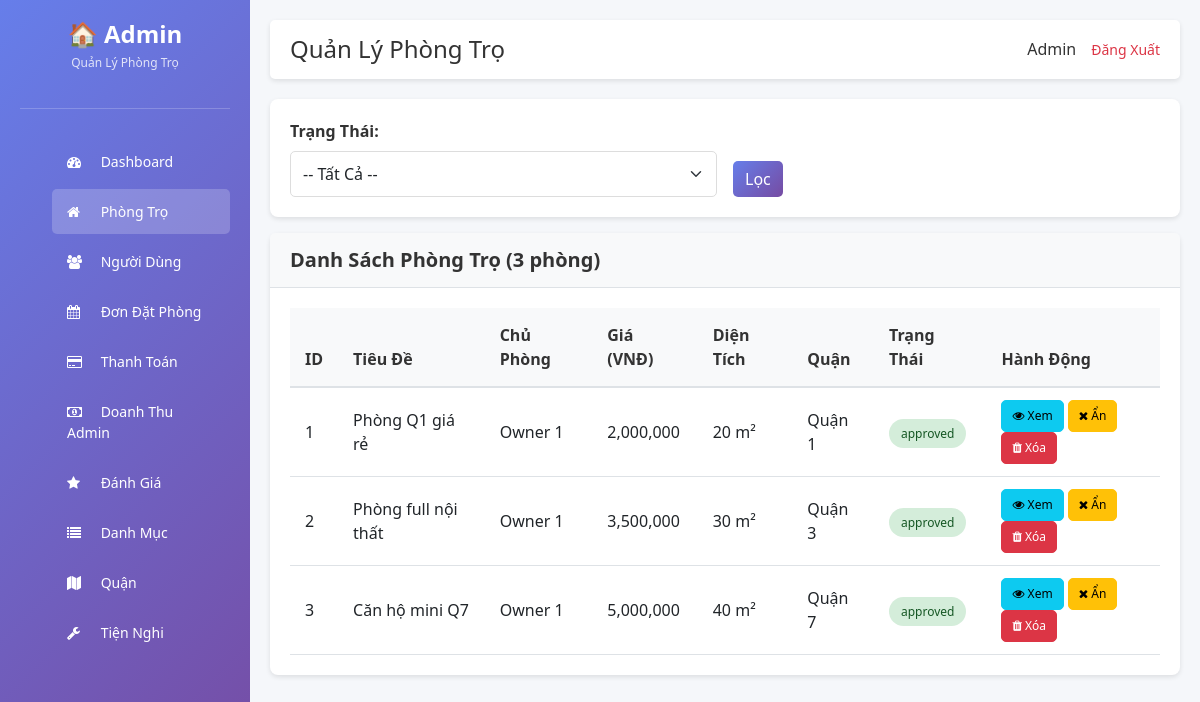
Screenshot of /public/admin/motels.php (signed in) with the database file from the repository.
### tables this page shows
CREATE TABLE `motels` (
  `id` int(11) NOT NULL,
  `title` varchar(255) NOT NULL,
  `description` text DEFAULT NULL,
  `price` int(11) NOT NULL,
  `area` int(11) DEFAULT NULL,
  `address` varchar(255) DEFAULT NULL,
  `lat` decimal(10,8) DEFAULT NULL,
  `lng` decimal(11,8) DEFAULT NULL,
  `phone` varchar(20) DEFAULT NULL,
  `user_id` int(11) NOT NULL,
  `category_id` int(11) DEFAULT NULL,
  `district_id` int(11) DEFAULT NULL,
  `status` enum('pending','approved','hidden') DEFAULT 'pending',
  `count_view` int(11) DEFAULT 0,
  `created_at` timestamp NOT NULL DEFAULT current_timestamp(),
  `updated_at` timestamp NULL DEFAULT NULL
);

CREATE TABLE `users` (
  `id` int(11) NOT NULL,
  `name` varchar(100) DEFAULT NULL,
  `email` varchar(150) DEFAULT NULL,
  `password` varchar(255) DEFAULT NULL,
  `phone` varchar(20) DEFAULT NULL,
  `avatar` varchar(255) DEFAULT NULL,
  `role` enum('user','owner','admin') DEFAULT 'user',
  `created_at` timestamp NOT NULL DEFAULT current_timestamp(),
  `status` int(1) NOT NULL DEFAULT 0 COMMENT '0: Pending, 1: Active, 2: Banned.'
);

CREATE TABLE `districts` (
  `id` int(11) NOT NULL,
  `name` varchar(255) DEFAULT NULL
);

### public/admin_init.php (called while the page is built, shortened)
<?php
require_once __DIR__ . '/../config/database.php';
require_once __DIR__ . '/../core/Database.php';
require_once __DIR__ . '/../core/Motel.php';
require_once __DIR__ . '/../app/controller/MotelController.php';
require_once __DIR__ . '/../app/controller/ActivityLogController.php';
$db = new Database($conn);
?>

### app/controller/MotelController.php (called while the page is built, shortened)
<?php
class MotelController {
    private $motel;
    public function __construct($db, $activityLog = null) {
        $this->motel = new Motel($db);
    }
    public function listMotels() {
        $page = isset($_GET['page']) ? (int)$_GET['page'] : 1;
        $status = isset($_GET['status']) ? $_GET['status'] : '';
        $motels = $this->motel->getAll($page, ITEMS_PER_PAGE, $status);
        $total = $this->motel->getTotal($status);
        $total_pages = ceil($total / ITEMS_PER_PAGE);
        return [
            'motels' => $motels,
            'total' => $total,
            'page' => $page,
            'total_pages' => $total_pages,
            'status' => $status
        ];
    }
}
?>

### core/Motel.php (called while the page is built, shortened)
<?php
class Motel {
    private $db;
    public function __construct($database) {
        $this->db = $database;
    }
    public function getAll($page = 1, $limit = ITEMS_PER_PAGE, $status = '') {
        $offset = ($page - 1) * $limit;
        $sql = "SELECT m.*, u.name as owner_name, c.name as category_name, d.name as district_name
                FROM motels m
                LEFT JOIN users u ON m.user_id = u.id
                LEFT JOIN categories c ON m.category_id = c.id
                LEFT JOIN districts d ON m.district_id = d.id";
        $sql .= " ORDER BY m.created_at DESC LIMIT $offset, $limit";
        return $this->db->getRows($sql);
    }
    public function getTotal($status = '') {
        $where = '';
        return $this->db->count('motels', $where);
    }
}
?>

### core/Database.php (called while the page is built, shortened)
<?php
class Database {
    private $conn;
    public function __construct($connection) {
        $this->conn = $connection;
    }
    public function getRows($sql) {
        $result = $this->conn->query($sql);
        if ($result && $result->num_rows > 0) {
            $rows = [];
            while ($row = $result->fetch_assoc()) {
                $rows[] = $row;
            }
            return $rows;
        }
        return [];
    }
    public function count($table, $where = '') {
        $sql = "SELECT COUNT(*) as count FROM $table";
        $result = $this->conn->query($sql);
        if ($result) {
            $row = $result->fetch_assoc();
            return $row['count'];
        }
        return 0;
    }
}
?>

### public/admin/motels.php (the view, shortened to what this page needs)
<?php
require_once __DIR__ . '/../admin_init.php';
$activityLog = new ActivityLog($db);
$controller = new MotelController($db, $activityLog);
$data = $controller->listMotels();
?>
<!DOCTYPE html>
<html lang="vi">
<head>
    <link href="https://cdn.jsdelivr.net/npm/bootstrap@5.3.0/dist/css/bootstrap.min.css" rel="stylesheet">
    <link href="https://cdn.jsdelivr.net/npm/font-awesome@4.7.0/css/font-awesome.min.css" rel="stylesheet">
    <link href="<?php echo ADMIN_URL; ?>assets/css/style.css" rel="stylesheet">
</head>
<body>
    <div class="sidebar">
        <div class="logo">
            <h2>🏠 Admin</h2>
            <p>Quản Lý Phòng Trọ</p>
        </div>
        <ul class="nav-menu">
            <li><a href="<?php echo ADMIN_URL; ?>index.php"><i class="fa fa-dashboard"></i> Dashboard</a></li>
            <li><a href="<?php echo ADMIN_URL; ?>motels.php" class="active"><i class="fa fa-home"></i> Phòng Trọ</a></li>
            <li><a href="<?php echo ADMIN_URL; ?>users.php"><i class="fa fa-users"></i> Người Dùng</a></li>
            <li><a href="<?php echo ADMIN_URL; ?>bookings.php"><i class="fa fa-calendar"></i> Đơn Đặt Phòng</a></li>
            <li><a href="<?php echo ADMIN_URL; ?>payments.php"><i class="fa fa-credit-card"></i> Thanh Toán</a></li>
            <li><a href="<?php echo ADMIN_URL; ?>admin_revenue.php"><i class="fa fa-money"></i> Doanh Thu Admin</a></li>
            <li><a href="<?php echo ADMIN_URL; ?>reviews.php"><i class="fa fa-star"></i> Đánh Giá</a></li>
            <li><a href="<?php echo ADMIN_URL; ?>categories.php"><i class="fa fa-list"></i> Danh Mục</a></li>
            <li><a href="<?php echo ADMIN_URL; ?>districts.php"><i class="fa fa-map"></i> Quận</a></li>
            <li><a href="<?php echo ADMIN_URL; ?>utilities.php"><i class="fa fa-wrench"></i> Tiện Nghi</a></li>
        </ul>
    </div>
    <div class="main-content">
        <div class="topbar">
            <h1>Quản Lý Phòng Trọ</h1>
            <div class="user-info">
                <span><?php echo htmlspecialchars($_SESSION['user_name'] ?? ''); ?></span>
                <a href="<?php echo ADMIN_URL; ?>logout.php">Đăng Xuất</a>
            </div>
        </div>
        <div class="card mb-3">
            <div class="card-body">
                <form method="GET" class="row g-3">
                    <div class="col-md-6">
                        <label class="form-label">Trạng Thái:</label>
                        <select name="status" class="form-select">
                            <option value="">-- Tất Cả --</option>
                        </select>
                    </div>
                    <div class="col-md-6" style="display: flex; align-items: flex-end;">
                        <button type="submit" class="btn btn-primary">Lọc</button>
                    </div>
                </form>
            </div>
        </div>
        <div class="card">
            <div class="card-header">
                <h5 class="mb-0">Danh Sách Phòng Trọ (<?php echo $data['total']; ?> phòng)</h5>
            </div>
            <div class="card-body">
                <?php if (!empty($data['motels'])): ?>
                <div class="table-responsive">
                    <table class="table table-hover">
                        <thead class="table-light">
                            <tr>
                                <th>ID</th>
                                <th>Tiêu Đề</th>
                                <th>Chủ Phòng</th>
                                <th>Giá (VNĐ)</th>
                                <th>Diện Tích</th>
                                <th>Quận</th>
                                <th>Trạng Thái</th>
                                <th>Hành Động</th>
                            </tr>
                        </thead>
                        <tbody>
                            <?php foreach ($data['motels'] as $motel): ?>
                            <tr>
                                <td><?php echo $motel['id']; ?></td>
                                <td><?php echo htmlspecialchars(substr($motel['title'], 0, 30)); ?></td>
                                <td><?php echo htmlspecialchars($motel['owner_name'] ?? 'N/A'); ?></td>
                                <td><?php echo number_format($motel['price']); ?></td>
                                <td><?php echo $motel['area'] ?? 'N/A'; ?> m²</td>
                                <td><?php echo htmlspecialchars($motel['district_name'] ?? 'N/A'); ?></td>
                                <td>
                                    <span class="<?php echo $motel['status'] === 'pending' ? 'pending-badge' : ($motel['status'] === 'approved' ? 'success-badge' : 'danger-badge'); ?>">
                                        <?php echo $motel['status']; ?>
                                    </span>
                                </td>
                                <td>
                                    <a href="<?php echo ADMIN_URL . 'motel_detail.php?id=' . $motel['id']; ?>" class="btn btn-sm btn-info" title="Xem">
                                        <i class="fa fa-eye"></i> Xem
                                    </a>
                                    <?php if ($motel['status'] !== 'hidden'): ?>
                                    <a href="<?php echo ADMIN_URL . 'motels.php?action=hide&id=' . $motel['id']; ?>" class="btn btn-sm btn-warning" onclick="return confirm('Ẩn phòng này?');" title="Ẩn">
                                        <i class="fa fa-times"></i> Ẩn
                                    </a>
                                    <?php endif; ?>
                                    <a href="<?php echo ADMIN_URL . 'motels.php?action=delete&id=' . $motel['id']; ?>" class="btn btn-sm btn-danger" onclick="return confirm('Xóa phòng này?');" title="Xóa">
                                        <i class="fa fa-trash"></i> Xóa
                                    </a>
                                </td>
                            </tr>
                            <?php endforeach; ?>
                        </tbody>
                    </table>
                </div>
                <?php else: ?>
                <div class="alert alert-info">Không có phòng trọ nào.</div>
                <?php endif; ?>
            </div>
        </div>
    </div>
</body>
</html>

### public/admin/assets/css/style.css (style rules this page uses)
* { margin: 0; padding: 0; box-sizing: border-box; }
body { background-color: #f5f7fa; font-family: 'Segoe UI', Tahoma, Geneva, Verdana, sans-serif; }
.sidebar { background: linear-gradient(135deg, #667eea 0%, #764ba2 100%); color: white; min-height: 100vh; padding: 20px; position: fixed; width: 250px; left: 0; top: 0; overflow-y: auto; }
.sidebar .logo { text-align: center; margin-bottom: 30px; padding-bottom: 20px; border-bottom: 1px solid rgba(255, 255, 255, 0.2); }
.sidebar .logo h2 { font-size: 24px; font-weight: bold; margin-bottom: 5px; }
.sidebar .logo p { font-size: 12px; opacity: 0.8; }
.sidebar .nav-menu { list-style: none; }
.sidebar .nav-menu li { margin-bottom: 5px; }
.sidebar .nav-menu a { color: white; text-decoration: none; display: block; padding: 12px 15px; border-radius: 5px; transition: all 0.3s; font-size: 14px; }
.sidebar .nav-menu a:hover, .sidebar .nav-menu a.active { background-color: rgba(255, 255, 255, 0.2); }
.sidebar .nav-menu a i { margin-right: 10px; width: 20px; }
.main-content { margin-left: 250px; padding: 20px; min-height: 100vh; }
.topbar { background: white; padding: 15px 20px; border-radius: 5px; box-shadow: 0 2px 5px rgba(0, 0, 0, 0.1); display: flex; justify-content: space-between; align-items: center; margin-bottom: 20px; }
.topbar h1 { margin: 0; font-size: 24px; color: #333; }
.topbar .user-info { display: flex; align-items: center; gap: 15px; }
.topbar .user-info span { color: #333; font-weight: 500; }
.topbar .user-info a { color: #dc3545; text-decoration: none; font-size: 14px; }
.card { border-radius: 8px; box-shadow: 0 2px 5px rgba(0, 0, 0, 0.1); border: none; margin-bottom: 20px; }
.card-header { background-color: #f8f9fa; border-bottom: 1px solid #dee2e6; padding: 15px 20px; border-radius: 8px 8px 0 0; }
.card-header h5 { margin: 0; color: #333; font-weight: 600; }
.card-body { padding: 20px; }
.table { margin-bottom: 0; }
.table thead th { background-color: #f8f9fa; border-bottom: 2px solid #dee2e6; padding: 15px; font-weight: 600; color: #333; }
.table td { padding: 12px 15px; vertical-align: middle; }
.success-badge { background-color: #d4edda; color: #155724; padding: 6px 12px; border-radius: 20px; font-size: 12px; font-weight: 500; }
.btn { border-radius: 5px; font-weight: 500; transition: all 0.3s; }
.btn-primary { background: linear-gradient(135deg, #667eea 0%, #764ba2 100%); border: none; }
.btn-sm { padding: 6px 10px; font-size: 12px; }
.form-control, .form-select { border-radius: 5px; border: 1px solid #ddd; padding: 10px 12px; }
.form-label { font-weight: 600; color: #333; margin-bottom: 8px; }

### rows the page displays
motels: id "1", title "Phòng Q1 giá rẻ", user.name "Owner 1", price "2,000,000", area "20", district.name "Quận 1", status "approved"
motels: id "2", title "Phòng full nội thất", user.name "Owner 1", price "3,500,000", area "30", district.name "Quận 3", status "approved"
motels: id "3", title "Căn hộ mini Q7", user.name "Owner 1", price "5,000,000", area "40", district.name "Quận 7", status "approved"

### other values shown
$_SESSION['user_name'] "Admin"
$data['total'] "3"
